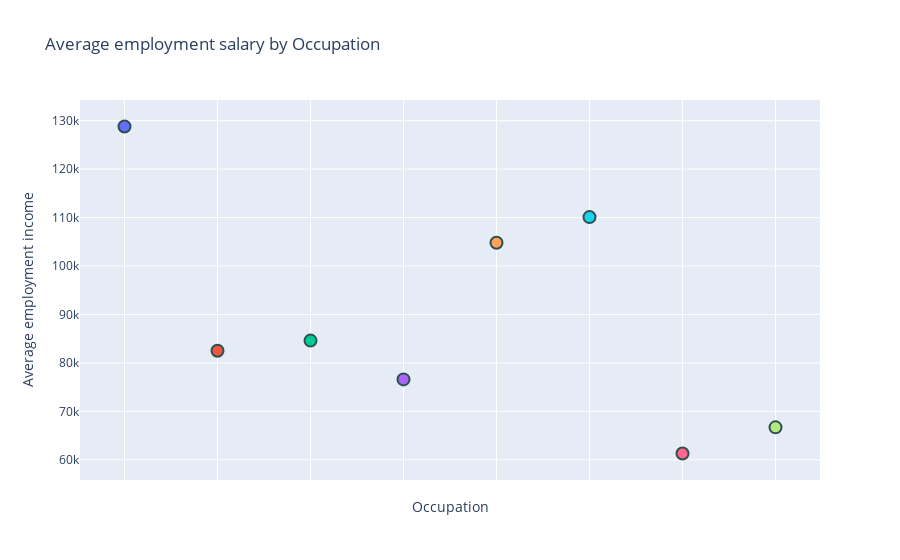

This figure's notebook cell:
### Markdown cell above
✏️ Input a job you'd like to research more about by changing the value of the variable **search_job** below.

### Code cell
# ✏️ Change search_job to any job you would like to research more about in the dataset above
search_job = 'computer'

filtered_df = dataset[dataset['Occupation'].str.contains(search_job, case=False)][['Occupation', 'Average employment income']]

jobs_fig = px.scatter(
    filtered_df,
    x='Occupation',
    y='Average employment income',
    color='Occupation',
    title="Average employment salary by occupation (hover for occupation)"

)
jobs_fig.update_xaxes(showticklabels=False)
jobs_fig.update_layout(xaxis_title=None, showlegend=False)

jobs_fig.update_traces(marker=dict(size=12,line=dict(width=2,color='DarkSlateGrey')),selector=dict(mode='markers'))
jobs_fig.add_annotation(text='Occupation',xref='paper',yref='paper',x=0.5,y=-0.1,showarrow=False,font=dict(size=14))
jobs_fig.show()

### Figure 1 — Plotly figure (JSON) as saved in the notebook; plotly's stock layout.template omitted (floating-point values rounded to 4 significant figures)
{"data": [{"hovertemplate": "Occupation=%{x}<br>Average employment income=%{y}<extra></extra>", "legendgroup": "Computer and information systems managers", "marker": {"color": "#636efa", "line": {"color": "DarkSlateGrey", "width": 2}, "size": 12, "symbol": "circle"}, "mode": "markers", "name": "Computer and information systems managers", "orientation": "v", "showlegend": true, "type": "scatter", "x": ["Computer and information systems managers"], "xaxis": "x", "y": [128800], "yaxis": "y"}, {"hovertemplate": "Occupation=%{x}<br>Average employment income=%{y}<extra></extra>", "legendgroup": "Computer and information systems professionals", "marker": {"color": "#EF553B", "line": {"color": "DarkSlateGrey", "width": 2}, "size": 12, "symbol": "circle"}, "mode": "markers", "name": "Computer and information systems professionals", "orientation": "v", "showlegend": true, "type": "scatter", "x": ["Computer and information systems professionals"], "xaxis": "x", "y": [82500], "yaxis": "y"}, {"hovertemplate": "Occupation=%{x}<br>Average employment income=%{y}<extra></extra>", "legendgroup": "Computer, software and Web designers and developers", "marker": {"color": "#00cc96", "line": {"color": "DarkSlateGrey", "width": 2}, "size": 12, "symbol": "circle"}, "mode": "markers", "name": "Computer, software and Web designers and developers", "orientation": "v", "showlegend": true, "type": "scatter", "x": ["Computer, software and Web designers and developers"], "xaxis": "x", "y": [84600], "yaxis": "y"}, {"hovertemplate": "Occupation=%{x}<br>Average employment income=%{y}<extra></extra>", "legendgroup": "Computer systems developers and programmers", "marker": {"color": "#ab63fa", "line": {"color": "DarkSlateGrey", "width": 2}, "size": 12, "symbol": "circle"}, "mode": "markers", "name": "Computer systems developers and programmers", "orientation": "v", "showlegend": true, "type": "scatter", "x": ["Computer systems developers and programmers"], "xaxis": "x", "y": [76600], "yaxis": "y"}, {"hovertemplate": "Occupation=%{x}<br>Average employment income=%{y}<extra></extra>", "legendgroup": "Electrical, electronics and computer engineers", "marker": {"color": "#FFA15A", "line": {"color": "DarkSlateGrey", "width": 2}, "size": 12, "symbol": "circle"}, "mode": "markers", "name": "Electrical, electronics and computer engineers", "orientation": "v", "showlegend": true, "type": "scatter", "x": ["Electrical, electronics and computer engineers"], "xaxis": "x", "y": [104800], "yaxis": "y"}, {"hovertemplate": "Occupation=%{x}<br>Average employment income=%{y}<extra></extra>", "legendgroup": "Computer engineers (except software engineers and designers)", "marker": {"color": "#19d3f3", "line": {"color": "DarkSlateGrey", "width": 2}, "size": 12, "symbol": "circle"}, "mode": "markers", "name": "Computer engineers (except software engineers and designers)", "orientation": "v", "showlegend": true, "type": "scatter", "x": ["Computer engineers (except software engineers and designers)"], "xaxis": "x", "y": [110100], "yaxis": "y"}, {"hovertemplate": "Occupation=%{x}<br>Average employment income=%{y}<extra></extra>", "legendgroup": "Technical occupations in computer and information systems", "marker": {"color": "#FF6692", "line": {"color": "DarkSlateGrey", "width": 2}, "size": 12, "symbol": "circle"}, "mode": "markers", "name": "Technical occupations in computer and information systems", "orientation": "v", "showlegend": true, "type": "scatter", "x": ["Technical occupations in computer and information systems"], "xaxis": "x", "y": [61300], "yaxis": "y"}, {"hovertemplate": "Occupation=%{x}<br>Average employment income=%{y}<extra></extra>", "legendgroup": "Computer network and web technicians", "marker": {"color": "#B6E880", "line": {"color": "DarkSlateGrey", "width": 2}, "size": 12, "symbol": "circle"}, "mode": "markers", "name": "Computer network and web technicians", "orientation": "v", "showlegend": true, "type": "scatter", "x": ["Computer network and web technicians"], "xaxis": "x", "y": [66700], "yaxis": "y"}], "layout": {"annotations": [{"font": {"size": 14}, "showarrow": false, "text": "Occupation", "x": 0.5, "xref": "paper", "y": -0.1, "yref": "paper"}], "legend": {"title": {"text": "Occupation"}, "tracegroupgap": 0}, "showlegend": false, "title": {"text": "Average employment salary by Occupation"}, "xaxis": {"anchor": "y", "categoryarray": ["Computer and information systems managers", "Computer and information systems professionals", "Computer, software and Web designers and developers", "Computer systems developers and programmers", "Electrical, electronics and computer engineers", "Computer engineers (except software engineers and designers)", "Technical occupations in computer and information systems", "Computer network and web technicians"], "categoryorder": "array", "domain": [0, 1], "showticklabels": false, "title": {}}, "yaxis": {"anchor": "x", "domain": [0, 1], "title": {"text": "Average employment income"}}}}
